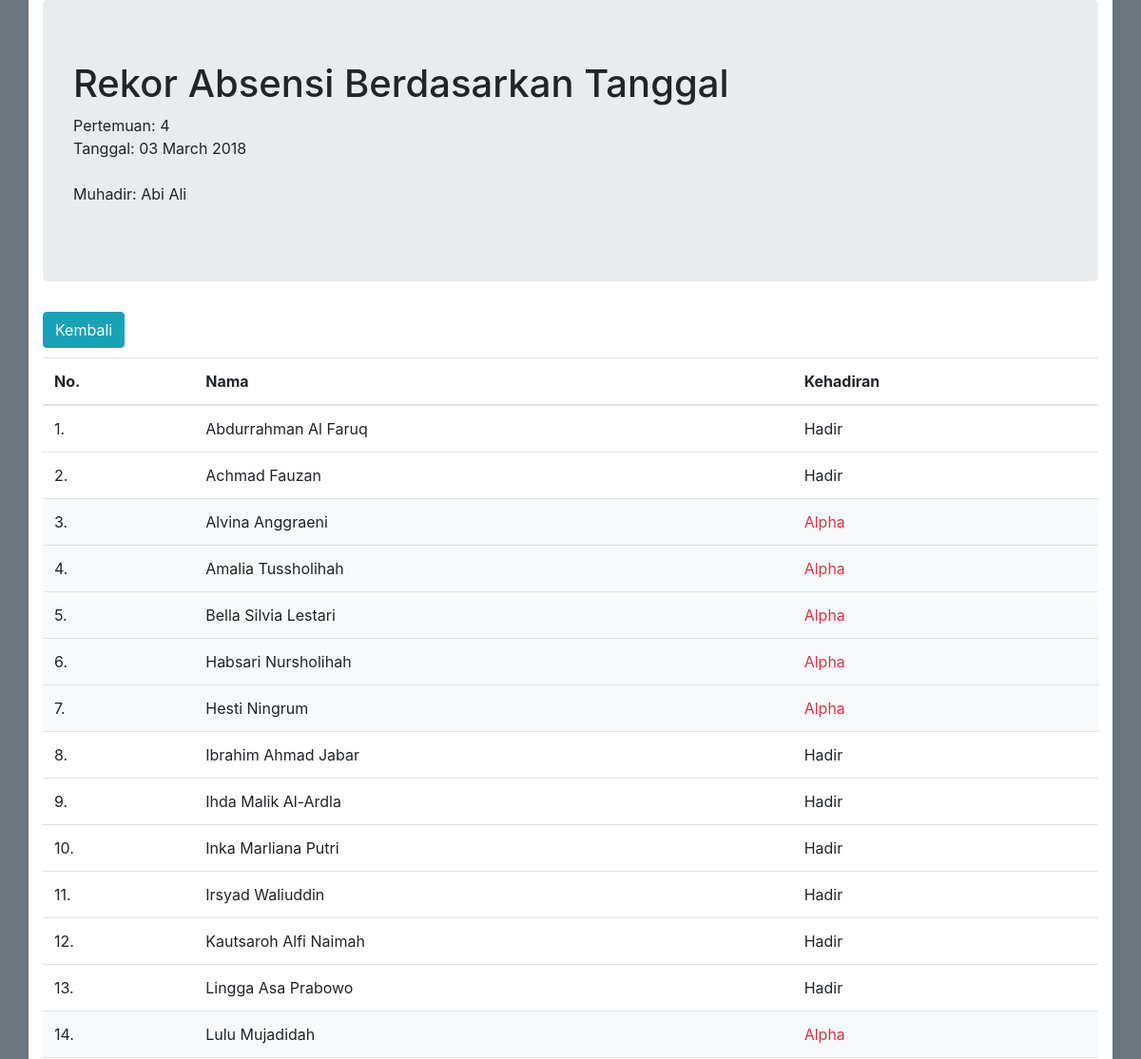
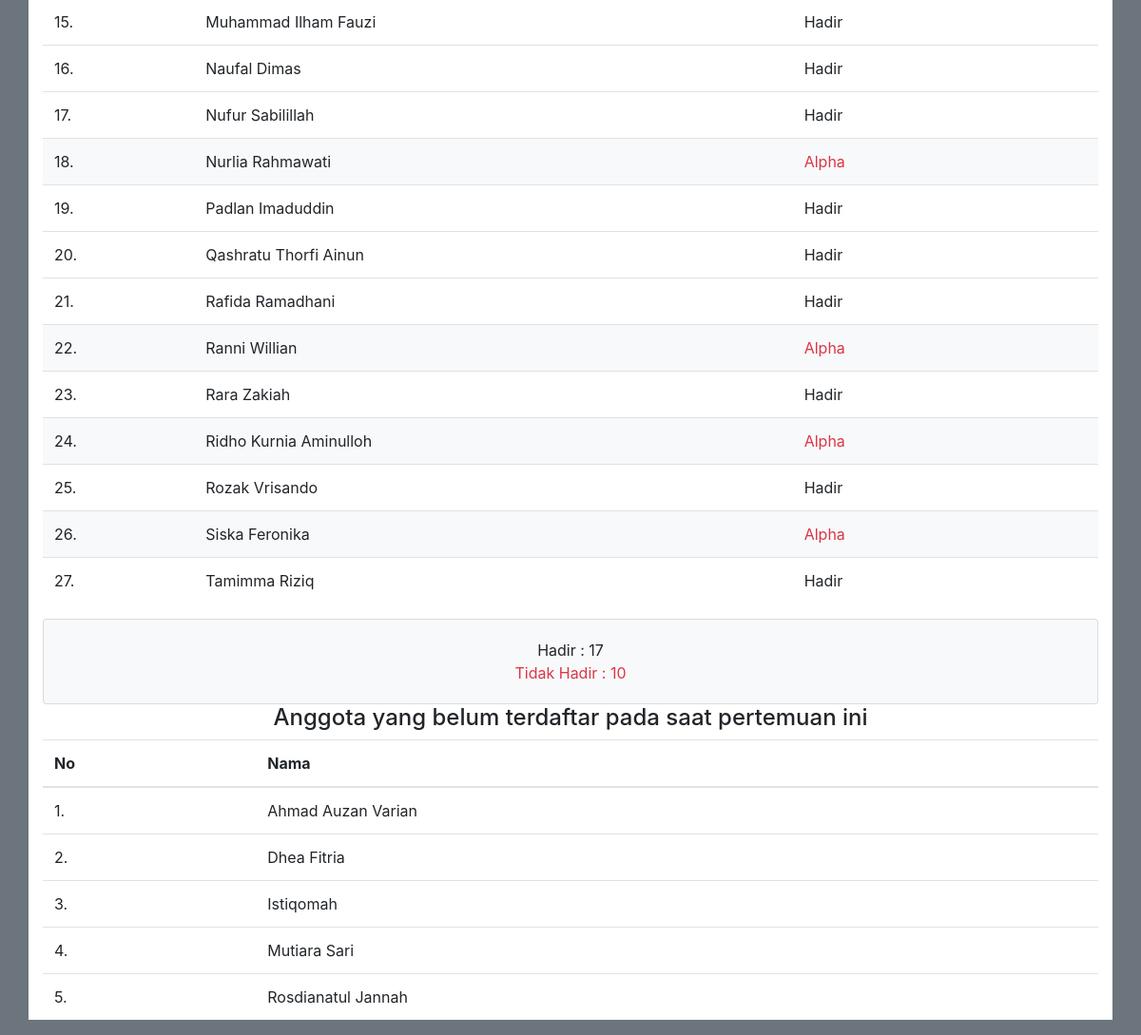
Page /Absensi/rekor_tanggal/4 on the committed database (2 pictures, top to bottom).
### tables this page shows
CREATE TABLE `tbl_anggota` (
  `id` int(11) NOT NULL AUTO_INCREMENT,
  `nama` varchar(45) NOT NULL,
  `alamat` text NOT NULL,
  `notelp` varchar(13) NOT NULL,
  `foto` varchar(255) DEFAULT NULL,
  PRIMARY KEY (`id`)
);

CREATE TABLE `tbl_kehadiran` (
  `id_tgl` int(11) NOT NULL,
  `id` int(11) NOT NULL,
  `tanggal` date NOT NULL,
  `hadir` enum('Hadir','Alpha') NOT NULL,
  `id_muhadir` varchar(50) NOT NULL DEFAULT '',
  KEY `ID` (`id`)
);

### application/controllers/Absensi.php (called while the page is built, shortened)
<?php
class Absensi extends CI_Controller{
    public function __construct(){
        $this->load->model('absensi_model');
        $this->load->library('Pdf');
    }
    public function rekor_tanggal($id){
        $data = $this->absensi_model->query("SELECT *, DATE_FORMAT(tanggal,'%d %M %Y') as tanggal
                                            FROM tbl_anggota , tbl_kehadiran
                                            INNER JOIN tbl_muhadir
                                            ON tbl_muhadir.id_muhadir = tbl_kehadiran.id_muhadir
                                            where tbl_anggota.id = tbl_kehadiran.id AND id_tgl = $id
                                            order by nama asc"
                                        );
        $not = $this->absensi_model->query("SELECT id, nama FROM tbl_anggota WHERE id NOT IN(SELECT id FROM tbl_kehadiran WHERE id_tgl = $id) ORDER BY nama");
        $data = array(
            'data' => $data,
            'pertemuan' => $data[0]['id_tgl'],
            'tanggal' => $data[0]['tanggal'],
            'muhadir' => $data[0]['muhadir'],
            'not' => $not
            );
        $this->load->view('rekor_tanggal', $data);
    }
}

### index.php (called while the page is built, shortened)
<?php
require_once BASEPATH.'core/CodeIgniter.php';

### application/models/Absensi_model.php (called while the page is built, shortened)
<?php
class Absensi_model extends CI_Model{
    public function query($query){
        $res=$this->db->query($query);
        return $res->result_array();
    }
}

### application/views/rekor_tanggal.php (the view, shortened to what this page needs)
<!DOCTYPE HTML>
<html>
    <head>
    <link rel="stylesheet" href="https://maxcdn.bootstrapcdn.com/bootstrap/4.0.0/css/bootstrap.min.css">
    <link rel="stylesheet" href="<?php echo base_url('resources/css/w3-colors-win8.css'); ?>">
    </head>
    <body class="bg-secondary">
	<div class="container bg-white">
	    <div class="jumbotron">
	        <h1>Rekor Absensi Berdasarkan Tanggal</h1>
	        <p>
	            Pertemuan: <?= $pertemuan; ?> <br>
	            Tanggal: <?= $tanggal; ?><br><br>
    	        Muhadir: <?= $muhadir; ?>
	        </p>
	    </div>
	    <div class="pull-right" style="margin-bottom: 10px;">
	        <a class="btn btn-info" href="<?=site_url('Absensi/rekor_presensi'); ?>">Kembali</a>
	    </div>
	<table class="table">
		<thead>
			<th>No.</th>
			<th>Nama</th>
			<th>Kehadiran</th>
		</thead>
		<tbody>
			<?php $no = 1; $hadir = 0; $alpha = 0; ?>
			<?php foreach($data as $rekortgl){ ?>
			<?php if($rekortgl['hadir'] == "Alpha"){ ?>
			<tr class="bg-light">
				<td><?=$no; ?>.</td>
				<td><?=$rekortgl['nama']; ?></td>
				<td><span class="text-danger"><?=$rekortgl['hadir']; ?></span><?php $alpha++; ?></td>
			</tr>
			<?php } else{ ?>
			<tr>
				<td><?=$no; ?>.</td>
				<td><?=$rekortgl['nama']; ?></td>
				<td><?=$rekortgl['hadir']; $hadir++; ?></td>
			<?php } ?>
			<?php $no++; ?>
			<?php } ?>
		</tbody>
	</table>
	<div class="card bg-light">
	    <div class="card-body text-center">
	        <span>Hadir : <?= $hadir; ?></span><br>
	        <span class="text-danger">Tidak Hadir : <?= $alpha; ?></span>
	    </div>
	</div>
	<h4 class="text-center">Anggota yang belum terdaftar pada saat pertemuan ini</h4>
	<table class="table">
	    <thead>
	        <tr>
	            <th>No</th>
	            <th>Nama</th>
	        </tr>
	    </thead>
	    <tbody>
	        <?php $no = 1; ?>
	        <?php foreach($not as $belum){ ?>
	            <tr>
	                <td><?=$no; ?>.</td>
	                <td><?=$belum['nama']; ?></td>
	                <?php $no++; ?>
	            </tr>
	        <?php } ?>
	    </tbody>
	</table>
</div>
</body>
</html>

### rows in the picture
tbl_anggota: nama "Abdurrahman Al Faruq", tbl_kehadiran.hadir "Hadir"
tbl_anggota: nama "Achmad Fauzan", tbl_kehadiran.hadir "Hadir"
tbl_anggota: nama "Alvina Anggraeni", tbl_kehadiran.hadir "Alpha"
tbl_anggota: nama "Amalia Tussholihah", tbl_kehadiran.hadir "Alpha"
tbl_anggota: nama "Bella Silvia Lestari", tbl_kehadiran.hadir "Alpha"
tbl_anggota: nama "Habsari Nursholihah", tbl_kehadiran.hadir "Alpha"
tbl_anggota: nama "Hesti Ningrum", tbl_kehadiran.hadir "Alpha"
tbl_anggota: nama "Ibrahim Ahmad Jabar", tbl_kehadiran.hadir "Hadir"
tbl_anggota: nama "Ihda Malik Al-Ardla", tbl_kehadiran.hadir "Hadir"
tbl_anggota: nama "Inka Marliana Putri", tbl_kehadiran.hadir "Hadir"
tbl_anggota: nama "Irsyad Waliuddin", tbl_kehadiran.hadir "Hadir"
tbl_anggota: nama "Kautsaroh Alfi Naimah", tbl_kehadiran.hadir "Hadir"
tbl_anggota: nama "Lingga Asa Prabowo", tbl_kehadiran.hadir "Hadir"
tbl_anggota: nama "Lulu Mujadidah", tbl_kehadiran.hadir "Alpha"
tbl_anggota: nama "Muhammad Ilham Fauzi", tbl_kehadiran.hadir "Hadir"
tbl_anggota: nama "Naufal Dimas", tbl_kehadiran.hadir "Hadir"
tbl_anggota: nama "Nufur Sabilillah", tbl_kehadiran.hadir "Hadir"
tbl_anggota: nama "Nurlia Rahmawati", tbl_kehadiran.hadir "Alpha"
tbl_anggota: nama "Padlan Imaduddin", tbl_kehadiran.hadir "Hadir"
tbl_anggota: nama "Qashratu Thorfi Ainun", tbl_kehadiran.hadir "Hadir"
tbl_anggota: nama "Rafida Ramadhani", tbl_kehadiran.hadir "Hadir"
tbl_anggota: nama "Ranni Willian", tbl_kehadiran.hadir "Alpha"
tbl_anggota: nama "Rara Zakiah", tbl_kehadiran.hadir "Hadir"
tbl_anggota: nama "Ridho Kurnia Aminulloh", tbl_kehadiran.hadir "Alpha"
tbl_anggota: nama "Rozak Vrisando", tbl_kehadiran.hadir "Hadir"
tbl_anggota: nama "Siska Feronika", tbl_kehadiran.hadir "Alpha"
tbl_anggota: nama "Tamimma Riziq", tbl_kehadiran.hadir "Hadir"
tbl_anggota: nama "Ahmad Auzan Varian"
tbl_anggota: nama "Dhea Fitria"
tbl_anggota: nama "Istiqomah"
tbl_anggota: nama "Mutiara Sari"
tbl_anggota: nama "Rosdianatul Jannah"

### other values in the picture
$pertemuan "4"
$tanggal "03 March 2018"
$muhadir "Abi Ali"
$hadir "17"
$alpha "10"
